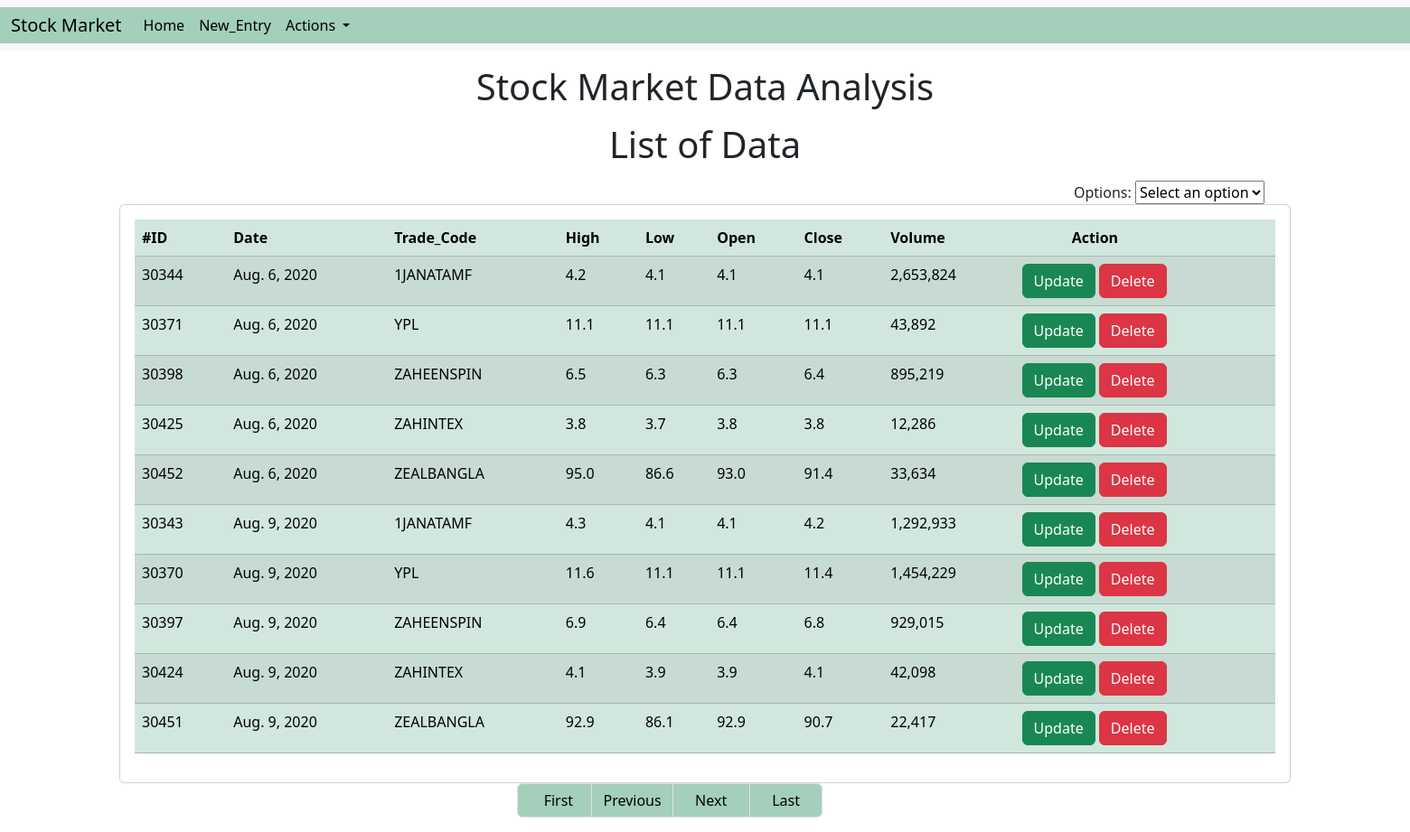
The page /?page=13 on the database its author committed.
### stockMarketAnalysis/models.py (models this page shows)
class stock_market_data(models.Model):
    date = models.DateField(editable=True)
    trade_code = models.CharField(max_length=255)
    high = models.DecimalField(max_digits=10, decimal_places=1)
    low = models.DecimalField(max_digits=10, decimal_places=1)
    open= models.DecimalField(max_digits=10, decimal_places=1)
    close= models.DecimalField(max_digits=10, decimal_places=1)
    volume = models.CharField(max_length=255)

### stockMarketAnalysis/views.py (the view)
# urls.py: 2. Add a URL to urlpatterns:  path('', views.home, name='home')
def home(request):
    entities = stock_market_data.objects.all().order_by('date')
    paginator = Paginator(entities, 10)
    page_number = request.GET.get('page')
    entity = paginator.get_page(page_number)
    total_pages=entity.paginator.num_pages
    data ={
        'entity':entity,
        'total_pages':total_pages
    }
    return render(request,"index.html",data)

### templates/index.html (shortened to what this page needs)
<!doctype html>
<html lang="en">
<head>
  <link href="https://cdn.jsdelivr.net/npm/bootstrap@5.3.1/dist/css/bootstrap.min.css" rel="stylesheet"
>
</head>
<body>
  {% include "navbar.html" %}
  <h1 class="text-center my-3">Stock Market Data Analysis</h1>
  <h1 class="text-center my-3">List of Data</h1>
  <div class="container">
    <div class="row">
      <div style="margin-left: 80%;">
        <form action="/options/" method="post" id="form">
          <label for="optionsDropdown">Options:</label>
          <select id="optionsDropdown" name="option" onchange="submitForm()">
            <option value="default" selected disabled>Select an option</option>
          </select>
        </form>
      </div>
      <div class="col-md-12">
        <div class="card">
          <div class="card-body">
            <table class="table table-success table-striped">
              <thead>
                <tr>
                  <th>#ID</th>
                  <th>Date</th>
                  <th>Trade_Code</th>
                  <th>High</th>
                  <th>Low</th>
                  <th>Open</th>
                  <th>Close</th>
                  <th>Volume</th>
                  <th style="padding-left: 5%;"> Action</th>
                </tr>
              </thead>
              <tbody>
                {%for x in entity%}
                <tr>
                  <td>{{x.id}}</td>
                  <td>{{x.date}}</td>
                  <td>{{x.trade_code}}</td>
                  <td>{{x.high}}</td>
                  <td>{{x.low}}</td>
                  <td>{{x.open}}</td>
                  <td>{{x.close}}</td>
                  <td>{{x.volume}}</td>
                  <td><a href="update/{{x.id}}" class="btn btn-success">Update</a>
                    <a href="delete/{{x.id}}" class="btn btn-danger">Delete</a>
                  </td>
                </tr>
                {%endfor%}
              </tbody>
            </table>
          </div>
        </div>
      </div>
    </div>
  </div>
  <div class="container">
    <div class="row">
      <div class="col-md-5 offset-md-4">
        <nav aria-label="Page navigation example">
          <ul class="pagination">
            {% if entity.has_previous %}
            <li class="page-item"><a class="page-link bg" href="/?page=1">&nbsp;&nbsp;&nbsp;&nbsp;First&nbsp;&nbsp;</a>
            </li>
            <li class="page-item"><a class="page-link bg" href="/?page={{entity.previous_page_number}}">Previous</a>
            </li>
            {%endif%}
            {% if entity.has_next %}
            <li class="page-item"><a class="page-link bg" href="/?page={{entity.next_page_number}}">&nbsp;&nbsp; Next
                &nbsp;&nbsp; </a></li>
            {% endif %}
            <li class="page-item"><a class="page-link bg" href="/?page={{total_pages}}">&nbsp;&nbsp; Last &nbsp;&nbsp;
              </a></li>
          </ul>
        </nav>
      </div>
    </div>
  </div>
</body>
</html>

### templates/index.html (style rules this page uses)
.bg { color: black; background-color: #a3cfbb; }

### rows shown on the page
stock_market_data: id "30344", date "Aug. 6, 2020", trade_code "1JANATAMF", high "4.2", low "4.1", open "4.1", close "4.1", volume "2,653,824"
stock_market_data: id "30371", date "Aug. 6, 2020", trade_code "YPL", high "11.1", low "11.1", open "11.1", close "11.1", volume "43,892"
stock_market_data: id "30398", date "Aug. 6, 2020", trade_code "ZAHEENSPIN", high "6.5", low "6.3", open "6.3", close "6.4", volume "895,219"
stock_market_data: id "30425", date "Aug. 6, 2020", trade_code "ZAHINTEX", high "3.8", low "3.7", open "3.8", close "3.8", volume "12,286"
stock_market_data: id "30452", date "Aug. 6, 2020", trade_code "ZEALBANGLA", high "95.0", low "86.6", open "93.0", close "91.4", volume "33,634"
stock_market_data: id "30343", date "Aug. 9, 2020", trade_code "1JANATAMF", high "4.3", low "4.1", open "4.1", close "4.2", volume "1,292,933"
stock_market_data: id "30370", date "Aug. 9, 2020", trade_code "YPL", high "11.6", low "11.1", open "11.1", close "11.4", volume "1,454,229"
stock_market_data: id "30397", date "Aug. 9, 2020", trade_code "ZAHEENSPIN", high "6.9", low "6.4", open "6.4", close "6.8", volume "929,015"
stock_market_data: id "30424", date "Aug. 9, 2020", trade_code "ZAHINTEX", high "4.1", low "3.9", open "3.9", close "4.1", volume "42,098"
stock_market_data: id "30451", date "Aug. 9, 2020", trade_code "ZEALBANGLA", high "92.9", low "86.1", open "92.9", close "90.7", volume "22,417"
